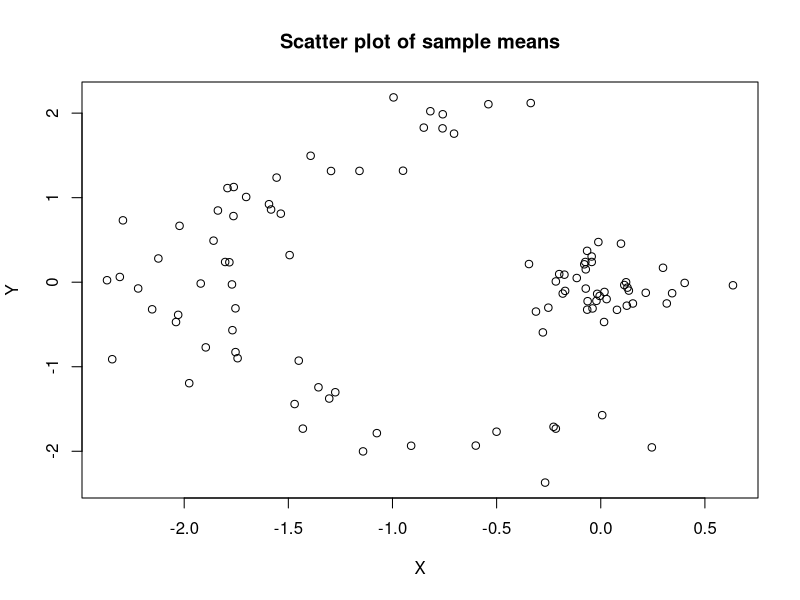
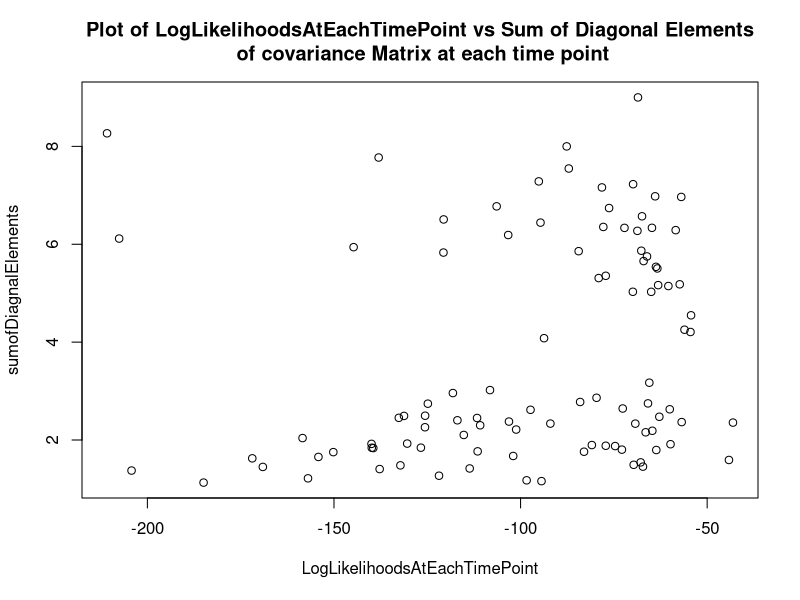

Recreate these plots in R, in order.
#Problem 6 Solution and Plots for Homework 1 BNFO 285
#Kanishk Asthana kasthana@eng.ucsd.edu
library("MASS")
data=read.csv("hw1-prob6-data.csv", header=FALSE)
colnames(data)<-c("x","y","t")
timepoints=unique(data$t)

##############################################################################
#Part (a)

coordinatesAtEachTimePoint=lapply(timepoints,function(time){
  timePointData=data[data$t==time,c(1,2)]
  return(timePointData)
})

sampleMeansAtEachTimePoint=sapply(timepoints,function(time){
  #Getting coordinates for each timepoint
  timePointData=data[data$t==time,c(1,2)]
  return(c(mean(timePointData[,1]),mean(timePointData[,2])))
})
sampleMeansAtEachTimePoint=t(sampleMeansAtEachTimePoint)

plot(sampleMeansAtEachTimePoint,xlab="X",ylab="Y",main="Scatter plot of sample means")

sampleCovarianceMatrixAtEachTimePoint=lapply(timepoints,function(time){
  #Getting coordinates for each timepoint
  timePointData=data[data$t==time,c(1,2)]
  return(cov(timePointData[,c(1,2)]))
})

#############################################################################
#Part (b)

LogLikelihoodsAtEachTimePoint=sapply(1:length(sampleCovarianceMatrixAtEachTimePoint),function(n){
  covMatrix=sampleCovarianceMatrixAtEachTimePoint[n][[1]]
  mean=t(as.matrix(sampleMeansAtEachTimePoint[n,]))
  values=as.matrix(coordinatesAtEachTimePoint[n][[1]])
  inverseCovarianceMatrix=ginv(covMatrix)
  LogLikeLihoods=sapply(1:nrow(values),function(i){
    value=values[i,1]
    LogLikeLihood=(-1/2)*log(det(covMatrix)) - log(2*pi) -(1/2)*((value-mean)%*%(ginv(covMatrix)%*%t(value-mean)))
  })
  return(sum(LogLikeLihoods)) 
  
})


################################################################################
#Part(c)

sumofDiagnalElements=sapply(1:length(sampleCovarianceMatrixAtEachTimePoint),function(n){
  covMatrix=sampleCovarianceMatrixAtEachTimePoint[n][[1]]
  return(sum(diag(covMatrix)))
})
pdf("PlotforProblem6.pdf")
plot(LogLikelihoodsAtEachTimePoint,sumofDiagnalElements,main="Plot of LogLikelihoodsAtEachTimePoint vs Sum of Diagonal Elements\n of covariance Matrix at each time point")
dev.off()